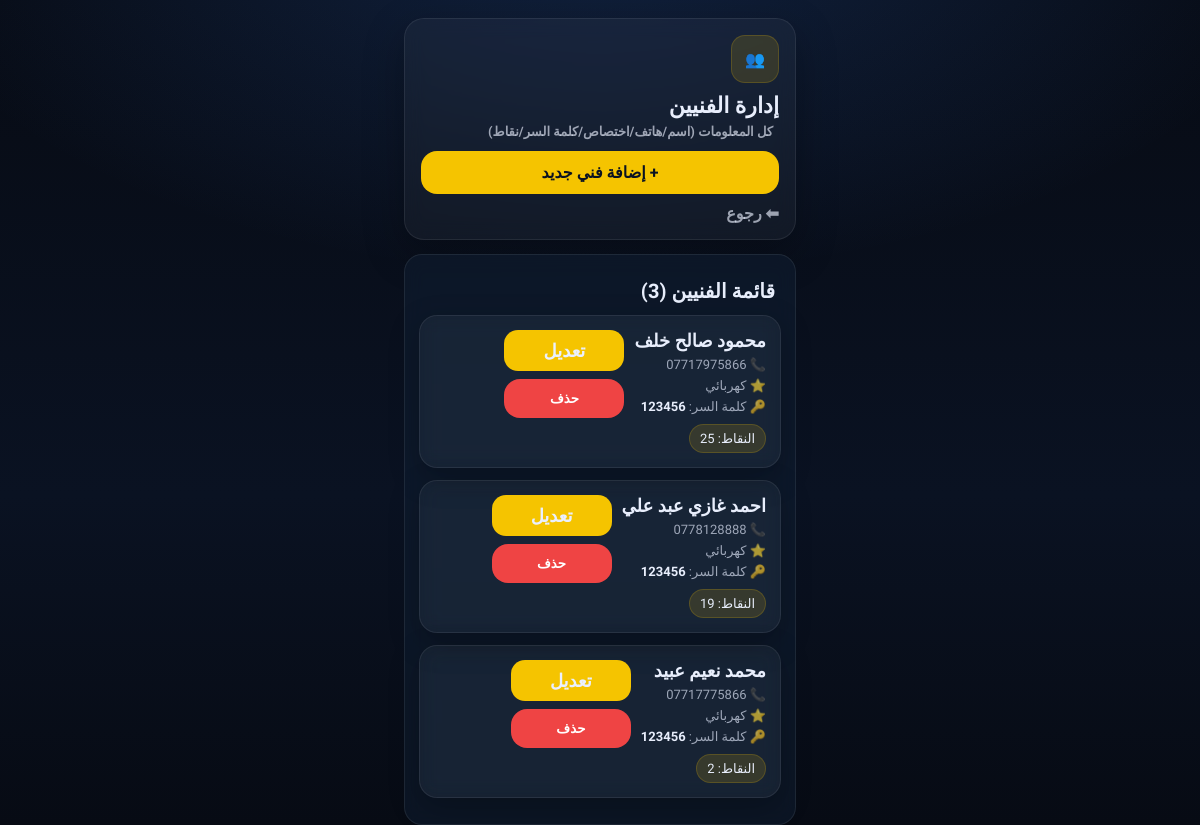
Page /admin/techs (signed in) on the earlier database version.
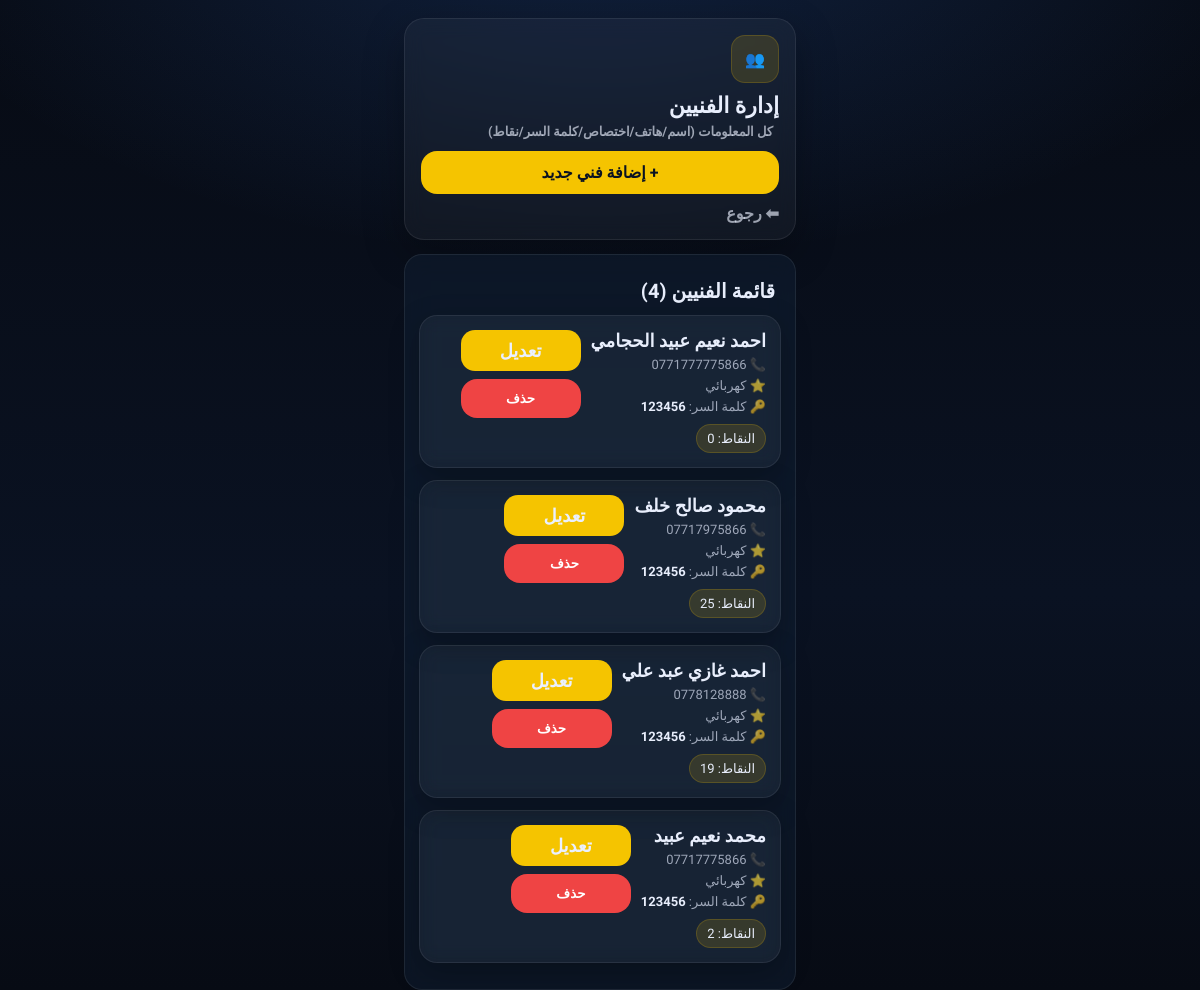
Same page on the later database version.
### tables this page shows
CREATE TABLE technicians (
        id INTEGER PRIMARY KEY AUTOINCREMENT,
        name TEXT NOT NULL,
        phone TEXT UNIQUE NOT NULL,
        password TEXT NOT NULL,
        specialty TEXT,
        points INTEGER NOT NULL DEFAULT 0,
        created_at TEXT NOT NULL
    );

### app.py (the view)
@app.get("/admin/techs")
def admin_techs():
    if not admin_required():
        return redirect(url_for("admin_login"))
    con = db.connect()
    techs = con.execute("SELECT * FROM technicians ORDER BY id DESC").fetchall()
    con.close()
    return render_template("admin_techs.html", site_name=SITE_NAME, techs=techs)

### app.py (called while the page is built)
def admin_required():
    return session.get("admin_logged_in") is True

### db.py (called while the page is built)
def _is_postgres():
    return DATABASE_URL.startswith("postgres://") or DATABASE_URL.startswith("postgresql://")

def connect():
    if _is_postgres():
        import psycopg2
        conn = psycopg2.connect(DATABASE_URL)
        return _PgConnWrapper(conn)
    con = sqlite3.connect(DB_PATH)
    con.row_factory = sqlite3.Row
    return con

### templates/admin_techs.html (shortened to what this page needs)
<!doctype html>
<html lang="ar" dir="rtl">
<head>
  <link rel="stylesheet" href="{{ url_for('static', filename='css/theme.css') }}">
</head>
<body>
  <div class="mobile-wrap">
    <div class="top-card">
      <div class="badge-icon">👥</div>
      <div style="margin-top:10px;">
        <div class="page-title">إدارة الفنيين</div>
        <div class="page-subtitle">كل المعلومات (اسم/هاتف/اختصاص/كلمة السر/نقاط)</div>
      </div>
      <div style="margin-top:12px;">
        <a class="btn-yellow" href="{{ url_for('admin_tech_new') }}" style="display:block;text-align:center;text-decoration:none;">+ إضافة فني جديد</a>
      </div>
      <div style="margin-top:10px;">
        <a href="{{ url_for('admin_dashboard') }}" style="color:var(--muted);text-decoration:none;font-weight:800;">⬅ رجوع</a>
      </div>
    </div>
    <div class="section">
      <div class="section-title">قائمة الفنيين ({{ techs|length }})</div>
      {% for t in techs %}
        <div class="quick-item" style="text-align:right;">
          <div style="display:flex;justify-content:space-between;gap:10px;align-items:flex-start;">
            <div style="flex:1;">
              <div style="font-weight:900;font-size:18px;">{{ t.name }}</div>
              <div class="muted small" style="margin-top:6px;">📞 {{ t.phone }}</div>
              <div class="muted small" style="margin-top:6px;">⭐ {{ t.specialty or 'بدون' }}</div>
              <div class="muted small" style="margin-top:6px;">🔑 كلمة السر: <b style="color:var(--text)">{{ t.password }}</b></div>
              <div class="small" style="margin-top:10px;display:inline-block;background:rgba(245,196,0,.14);border:1px solid rgba(245,196,0,.18);padding:6px 10px;border-radius:999px;">
                النقاط: {{ t.points }}
              </div>
            </div>
            <div style="display:flex;flex-direction:column;gap:8px;min-width:120px;">
              <a href="{{ url_for('admin_tech_edit', tech_id=t.id) }}" class="btn-yellow"
                 style="display:block;text-align:center;text-decoration:none;padding:10px;border-radius:14px;">
                 تعديل
              </a>
              <form method="post" action="{{ url_for('admin_tech_delete', tech_id=t.id) }}"
                    onsubmit="return confirm('تأكيد حذف الفني؟');">
                <button type="submit" class="btn-yellow" style="background:#ef4444;color:#fff;">حذف</button>
              </form>
            </div>
          </div>
        </div>
      {% endfor %}
    </div>
  </div>
</body>
</html>

Differences in the rows shown:
added technicians: name "احمد نعيم عبيد الحجامي", phone "0771777775866", specialty "كهربائي", password "123456", points "0"
Other differences:
{{ techs|length }}: "3" → "4"
